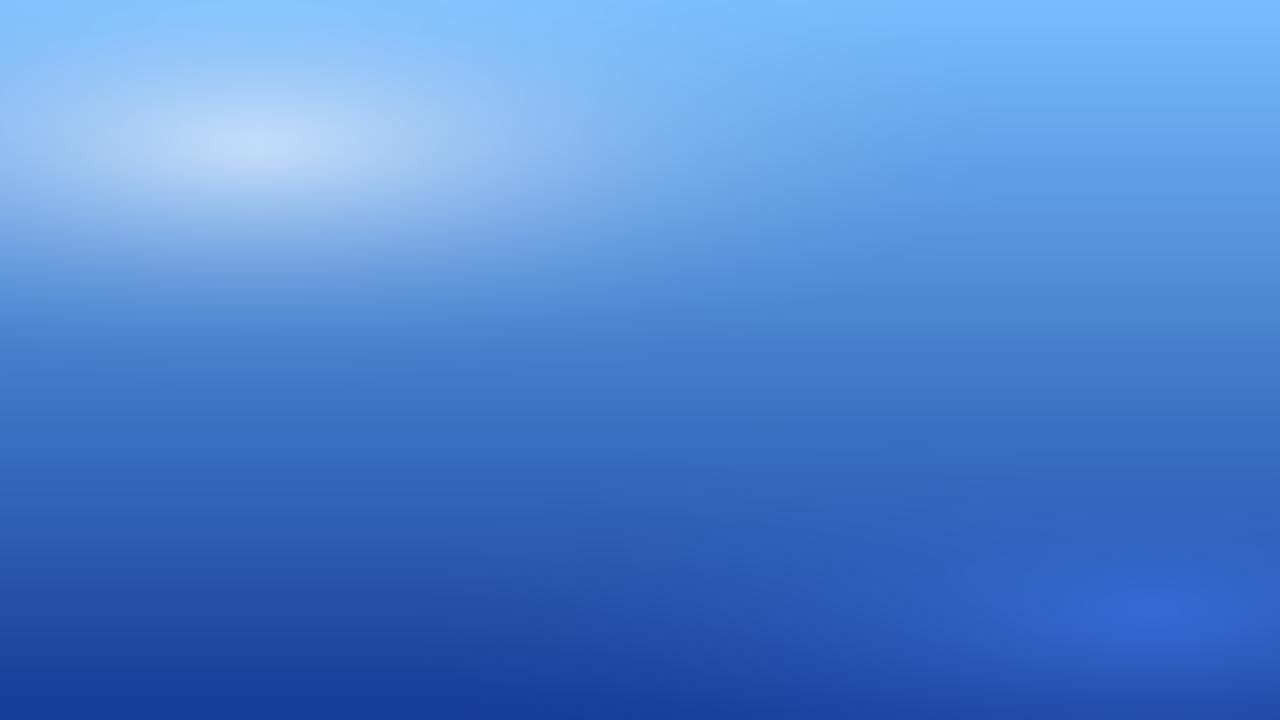
#> input picture macify/data/wallpapers/blue.jpg, 3840 x 2160 px (shown at 1/3 size); its folder holds only this picture in this run
$ python -i render.py   (imports and definitions only)
#> lines starting #> are read from the running program, lines starting #| are printed output that depends on the picture
#!/usr/bin/env python3
"""Video de presentación de Macify: 1920x1080, 30 fps, con música original.

Uso: render.py <carpeta-de-capturas> <salida.mp4>
La carpeta tiene app/ (pantallas de la app, capture.py), shell/ (GNOME, tests/shell en modo
demo) y web.png (la web). Los cuadros se dibujan con PIL y GStreamer los codifica en H.264
con el audio de music.py.
"""

import io
import math
import subprocess
import sys
from pathlib import Path

import gi

# [1 line not run here, left out]
from gi.repository import GdkPixbuf  # noqa: E402
from PIL import Image, ImageChops, ImageDraw, ImageFilter, ImageFont  # noqa: E402

HERE = Path(__file__).resolve().parent
REPO = HERE.parents[1]
CAPTURES = Path(sys.argv[1])
OUT = Path(sys.argv[2])
APP_SHOTS, SHELL_SHOTS = CAPTURES / "app", CAPTURES / "shell"
WALLPAPER = REPO / "macify" / "data" / "wallpapers" / "lilac-dark.jpg"     # fondo original, no de Apple
BOOT = Path.home() / ".cache" / "macify" / "plymouth"
FONTS = Path.home() / ".local" / "share" / "fonts" / "macify-sf"
W, H, FPS = 1920, 1080, 30
OVERLAP = 0.6
BOLD, SEMI, REG, MONO = "SF-Pro-Display-Bold", "SF-Pro-Display-Semibold", "SF-Pro-Display-Regular", "SF-Mono-Regular"


def font(name, size):
    return ImageFont.truetype(str(FONTS / f"{name}.otf"), size)


def ease(t):
    t = max(0.0, min(1.0, t))
    return 1 - (1 - t) ** 3


def svg(path, size):
    pixbuf = GdkPixbuf.Pixbuf.new_from_file_at_scale(str(path), size, size, True)
    _ok, data = pixbuf.save_to_bufferv("png", [], [])
    return Image.open(io.BytesIO(data)).convert("RGBA")


# [5 lines left out: function cover, not called in this run]


# ---------- recursos preparados una vez ----------

# [1 line not run here, left out]
# Nítido, como un escritorio de verdad; sólo algo más oscuro para que se lean los títulos.
# [1 line that did not run here, left out]
# [1 line that did not run here, left out]
# [1 line that did not run here, left out]


# [5 lines left out: function background, not called in this run]


def rounded(img, radius):
    mask = Image.new("L", img.size, 0)
    ImageDraw.Draw(mask).rounded_rectangle((0, 0, img.width - 1, img.height - 1), radius, fill=255)
    out = img.convert("RGBA")
    out.putalpha(ImageChops.multiply(out.getchannel("A"), mask))
    return out


def with_shadow(img, radius=22, blur=40, offset=24):
    """Imagen con esquinas redondeadas, sombra suave y un filo claro."""
    win = rounded(img, radius)
    pad = blur * 2
    canvas = Image.new("RGBA", (win.width + pad * 2, win.height + pad * 2), (0, 0, 0, 0))
    shadow = Image.new("RGBA", canvas.size, (0, 0, 0, 0))
    ImageDraw.Draw(shadow).rounded_rectangle((pad, pad + offset, pad + win.width, pad + win.height + offset),
                                             radius, fill=(0, 0, 0, 150))
    canvas.alpha_composite(shadow.filter(ImageFilter.GaussianBlur(blur)))
    canvas.alpha_composite(win, (pad, pad))
    ImageDraw.Draw(canvas).rounded_rectangle((pad, pad, pad + win.width - 1, pad + win.height - 1), radius,
                                             outline=(255, 255, 255, 40), width=1)
    return canvas, pad


# [21 lines left out: functions place, centered_text, caption, not called in this run]


_cards = {}


# [8 lines left out: function card, not called in this run]


def shot_scene(path, title, sub="", crop=None, max_w=1500, max_h=800):
    """Una captura (o un recorte ampliado) bajo el título, entrando desde abajo."""
    def factory():
        image = Image.open(path).convert("RGB")
        return image.crop(crop) if crop else image

    # [8 lines left out: function draw, not called in this run]
    return draw


def _open(path, crop=None):
    image = Image.open(path).convert("RGB")
    return image.crop(crop) if crop else image


def pair_scene(paths_crops, title, sub=""):
    """Dos a cuatro recortes lado a lado (por ejemplo, los menús de batería, Bluetooth, Wi‑Fi y sonido)."""
    # [12 lines left out: function draw, not called in this run]
    return draw


def app_scene(name, title, sub=""):
    return shot_scene(APP_SHOTS / f"{name}.png", title, sub, max_w=1240, max_h=800)


def two_app_scene(first, second, title, sub=""):
    """La misma ventana en dos momentos que se funden (el progreso de la instalación)."""
    # [13 lines left out: function draw, not called in this run]
    return draw


# ---------- escenas propias ----------

# [40 lines left out: functions coming, intro, not called in this run]


BROWSER_W, BROWSER_H = 1500, 800


# [10 lines left out: function _browser_chrome, not called in this run]


_web = None


# [22 lines left out: function website, not called in this run]


COMMAND = "curl -fsSL https://jdswe.github.io/macify/install.sh | bash"
OUTPUT = [
    (3.1, "Downloading https://github.com/jdswe/macify/releases/latest/download/macify_all.deb"),
    (3.6, "[sudo: authenticate] Password: ••••••••"),
    (4.3, "Unpacking macify…"),
    (4.8, "Setting up macify…"),
    (5.5, None),
]


# [31 lines left out: function terminal, not called in this run]


_boot = {}


# [56 lines left out: functions _boot_assets, boot_frame, shutdown, startup, outro, not called in this run]


S = SHELL_SHOTS
WALLPAPERS = REPO / "macify" / "data" / "wallpapers"
FIRST_DISPLAY = (0, 0, 1920, 1080)       # la sesión de la demo tiene dos pantallas
SCENES = [
    (4.4, coming),
    (4.5, intro),
    (9.5, website),
    (7.5, terminal),
    (3.2, app_scene("01-welcome", "Open Macify", "A setup assistant, like a new Mac")),
    (3.0, app_scene("02-appearance", "Light or dark", "Windows, menus and apps follow your choice")),
    (3.8, app_scene("03-wallpaper", "Eight new wallpapers", "Original 4K art in a gallery, or your own photos")),
    (3.4, app_scene("04-dock", "Set up your dock", "Size, magnification, magic lamp and auto-hide, with a live preview")),
    (3.0, app_scene("05-summary", "Review every change", "Everything is backed up first and can be undone")),
    (4.8, two_app_scene("06-progress-a", "07-progress-b", "Watch it work", "Real-time progress, step by step")),
    (2.8, app_scene("08-done", "Restart", "One restart and the whole system looks like a Mac")),
    (4.4, shutdown),
    (6.0, startup),
    (4.6, shot_scene(S / "desktop.png", "Your new desktop", "Menu bar, floating glass dock and macOS icons",
                     crop=FIRST_DISPLAY)),
    (4.4, shot_scene(S / "menu-edit.png", "Menus for every app", "File, Edit, View, Window and Help work in any app",
                     crop=(0, 0, 760, 560), max_h=780)),
    (3.8, shot_scene(S / "menu-window.png", "Window, like on a Mac", "Minimize, Zoom, tile, move to another display",
                     crop=(0, 0, 900, 480), max_h=780)),
    (5.0, pair_scene([(S / "menu-battery.png", (1100, 0, 1640, 330)), (S / "menu-bluetooth.png", (1116, 0, 1656, 330)),
                      (S / "menu-wifi.png", (1150, 0, 1690, 330)), (S / "menu-sound.png", (1256, 0, 1796, 330))],
                     "Every icon has its own menu", "Battery and Energy Mode, Bluetooth devices, Wi‑Fi networks, sound")),
    (4.4, pair_scene([(S / "control-center.png", (1380, 0, 1920, 330)), (S / "osd.png", (1380, 0, 1920, 330))],
                     "Control Center, the Apple way", "Airplane Mode, Do Not Disturb, styles · volume at the top right")),
    (3.8, shot_scene(S / "display-switcher.png", "Two displays, one Mac", "Super+P: mirror or join · the dock "
                     "follows every change", crop=(560, 360, 1360, 740), max_h=600)),
    (4.4, pair_scene([(WALLPAPERS / "lilac.jpg", None), (WALLPAPERS / "lilac-dark.jpg", None)],
                     "Light and dark, together", "Each wallpaper has both · windows, dock glass and menu bar follow")),
    (4.0, shot_scene(S / "date-menu.png", "Calendar like the macOS widget", "Today and the month in red, on glass cards",
                     crop=(1160, 0, 1920, 600), max_h=780)),
    (4.8, shot_scene(S / "now-playing.png", "Live Activities", "Music, charging, connection — click for Now Playing",
                     crop=(560, 0, 1360, 420), max_h=780)),
    (4.2, shot_scene(S / "app-grid.png", "Apps on frosted glass", "Show Apps works like the Apps view in macOS 27",
                     crop=FIRST_DISPLAY)),
    (3.6, shot_scene(S / "badge.png", "Notification badges", "A red count on the app's dock icon, like on a Mac",
                     crop=(360, 880, 1560, 1080), max_h=500)),
    (3.0, app_scene("09-manage", "Macify stays with you", "Customize live, check for problems, restore or uninstall")),
    (3.4, app_scene("10-update-available", "Software Update", "Only what's new is applied and old files are cleaned up — nothing is reinstalled")),
    (3.2, app_scene("13-doctor", "Doctor", "Finds outdated or broken pieces and fixes them in one click")),
    (5.5, outro),
]


# [35 lines left out: function main, not called in this run]


# [2 lines not run here, left out]

>>> import cv2
>>> picture = cv2.imread('../../macify/data/wallpapers/blue.jpg', cv2.IMREAD_GRAYSCALE)
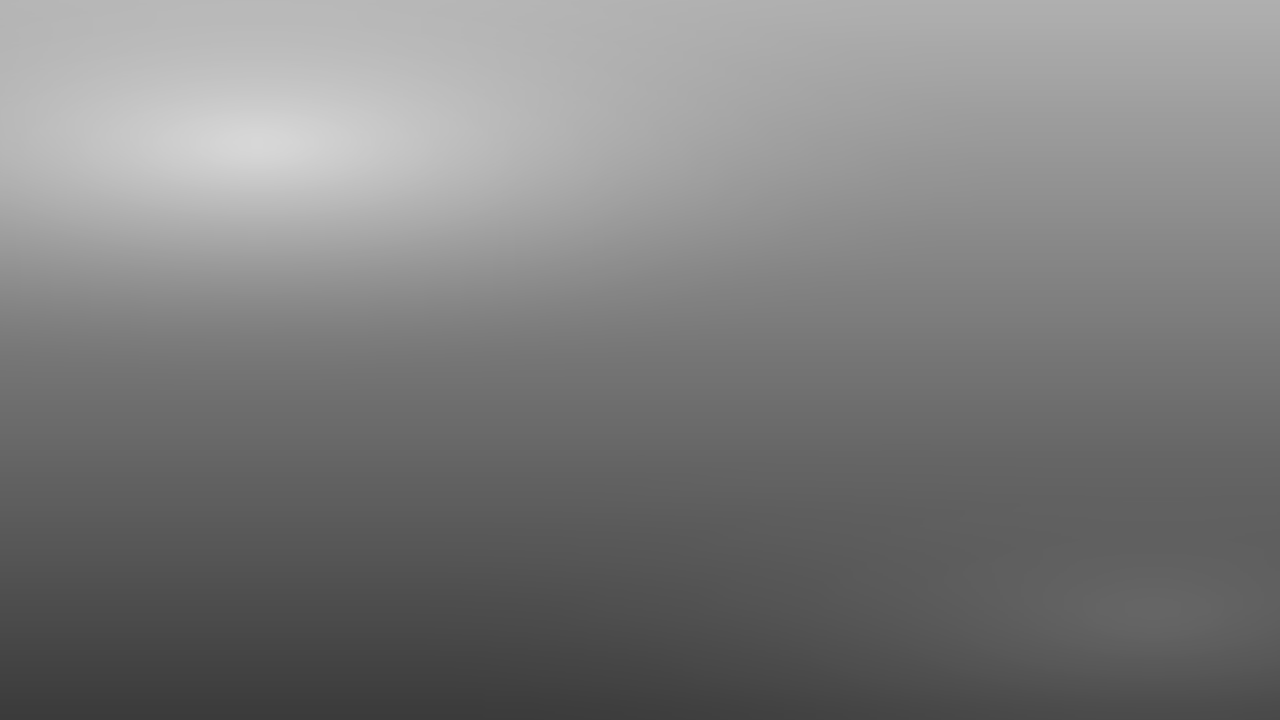
#> picture: shape (2160, 3840) (shown at 1/3 size); min 59, max 216, mean 124.9
>>> result = with_shadow(picture)
#> (the run stopped early here; a loop or call above may not have finished)

$ run again, on macify/data/wallpapers/coral.jpg
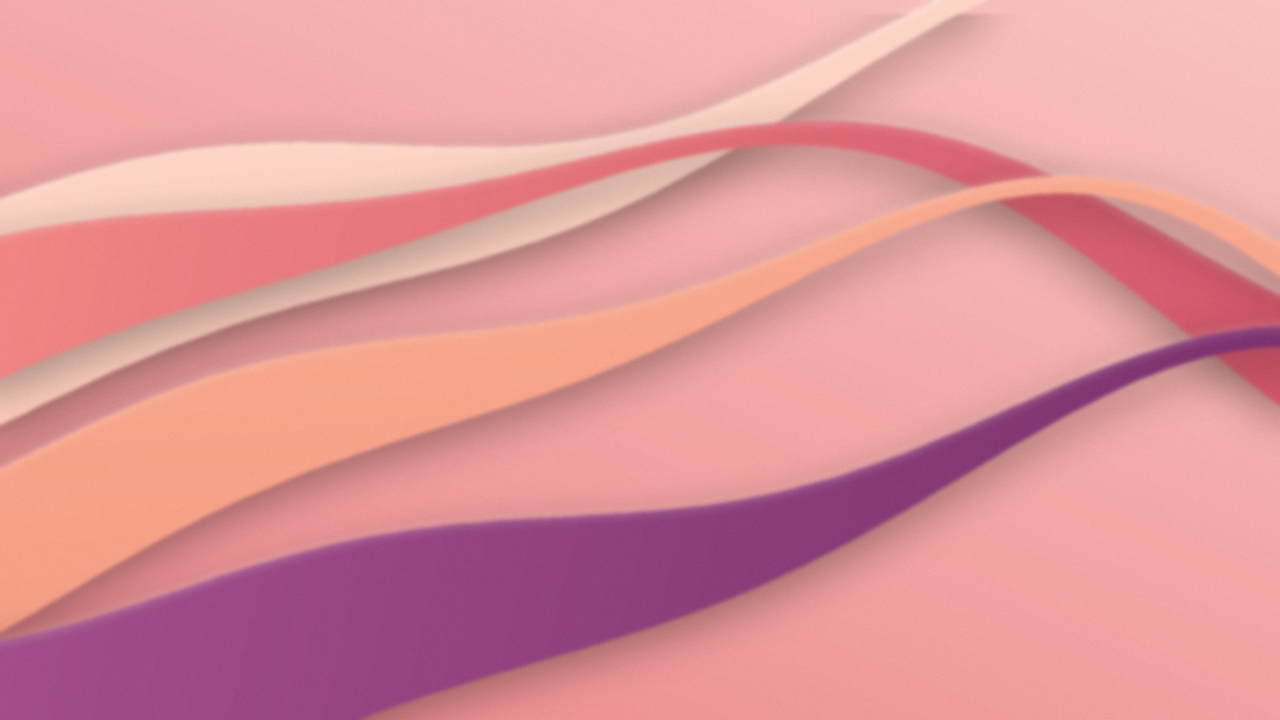
#> input picture macify/data/wallpapers/coral.jpg, 3840 x 2160 px (shown at 1/3 size)
#> `picture = cv2.imread('../../macify/data/wallpapers/blue.jpg', cv2.IMRE..`:
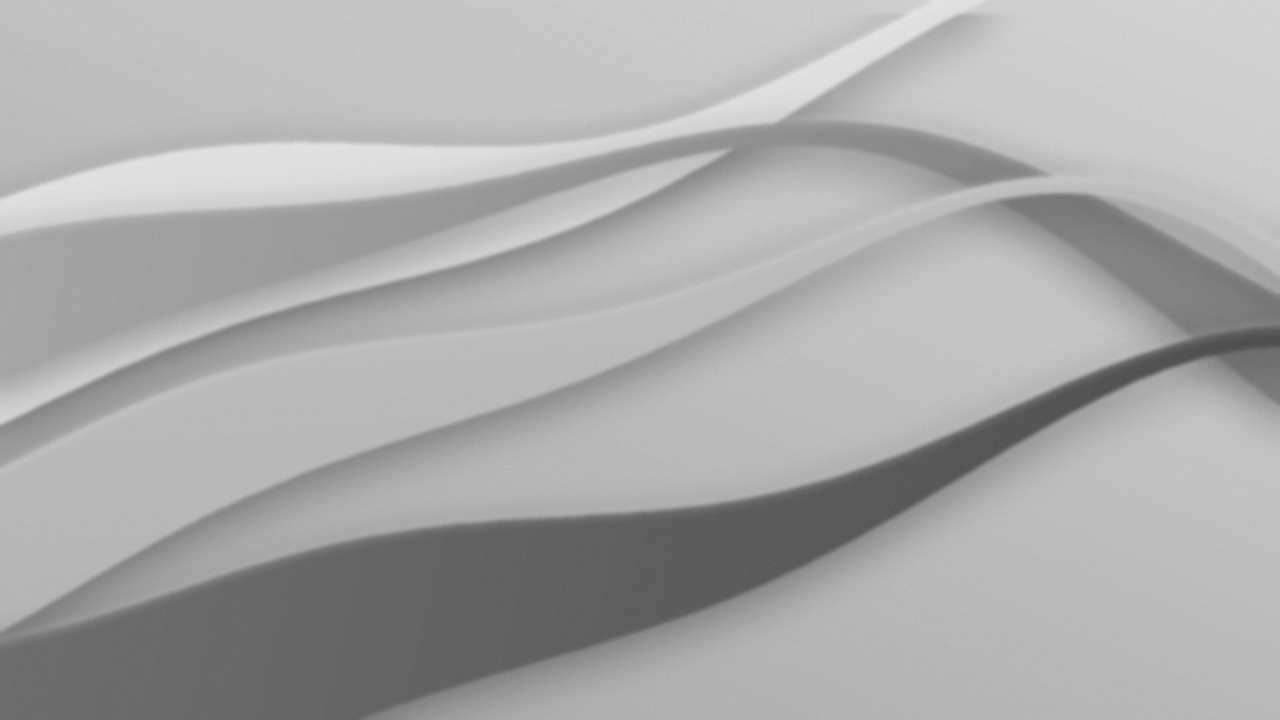
#> picture: shape (2160, 3840) (shown at 1/3 size); min 66, max 240, mean 170.9

$ run again, on macify/data/wallpapers/dawn.jpg
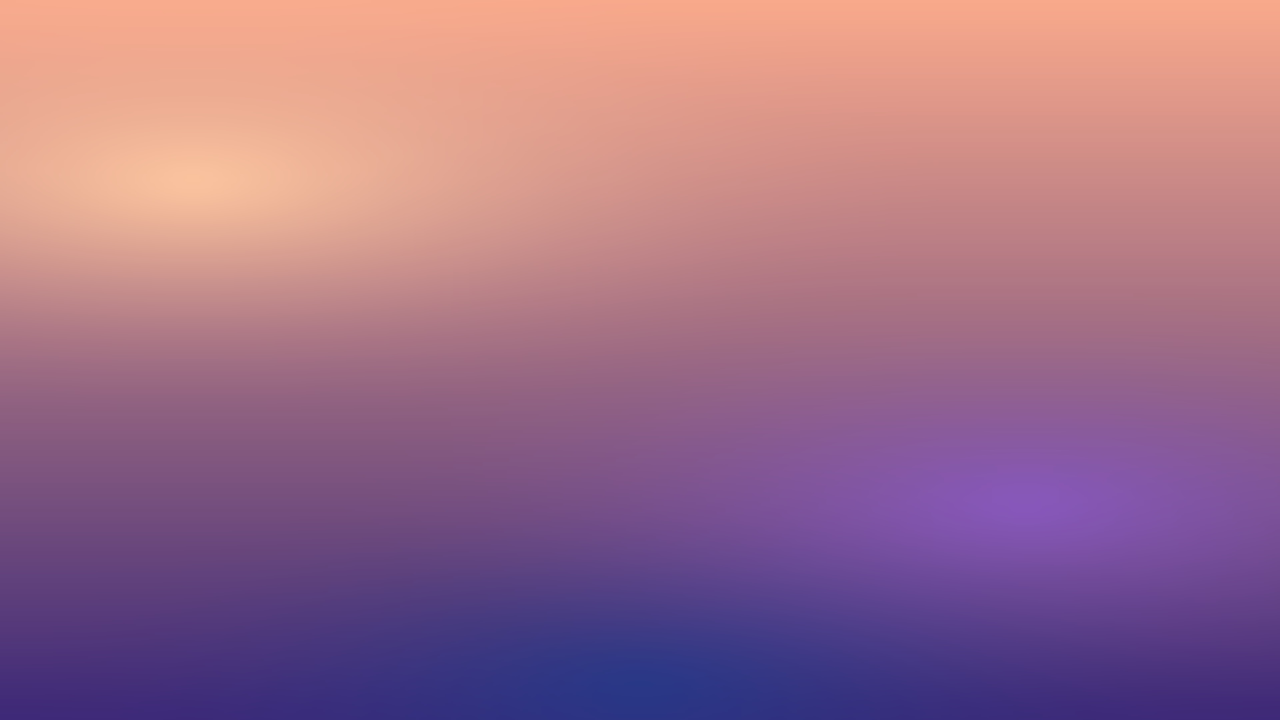
#> input picture macify/data/wallpapers/dawn.jpg, 3840 x 2160 px (shown at 1/3 size)
#> `picture = cv2.imread('../../macify/data/wallpapers/blue.jpg', cv2.IMRE..`:
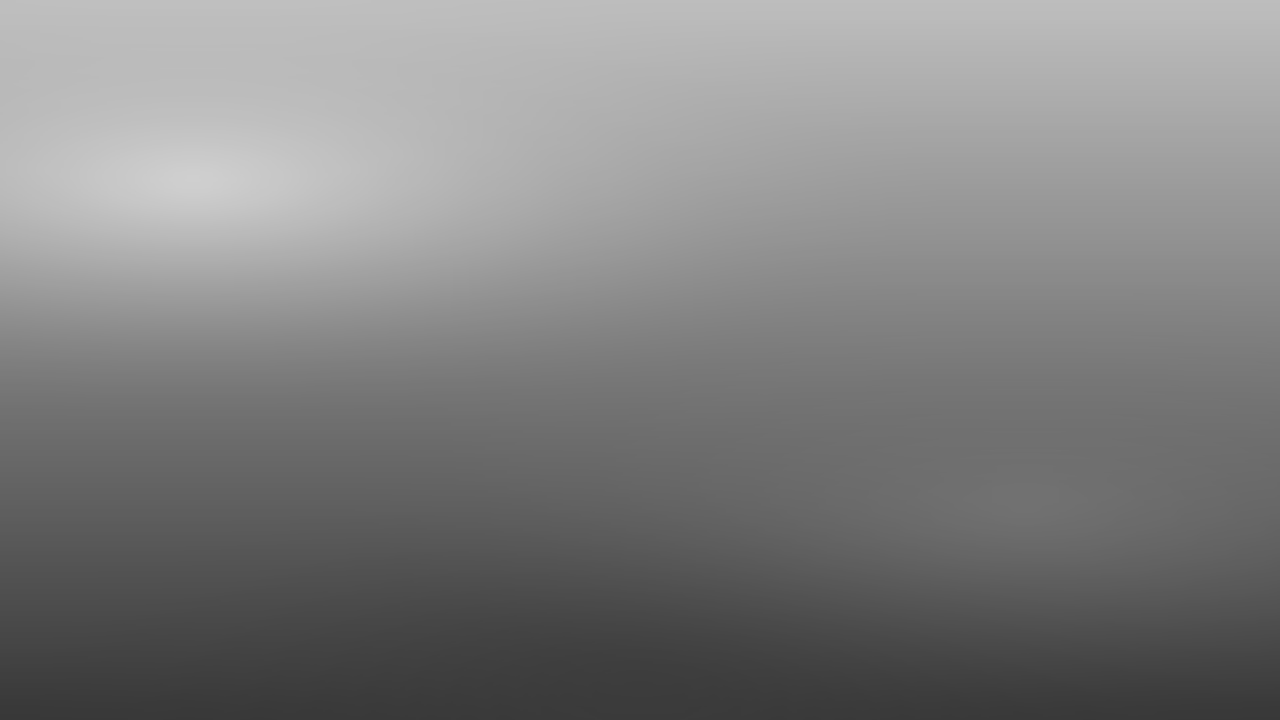
#> picture: shape (2160, 3840) (shown at 1/3 size); min 56, max 207, mean 128.3
